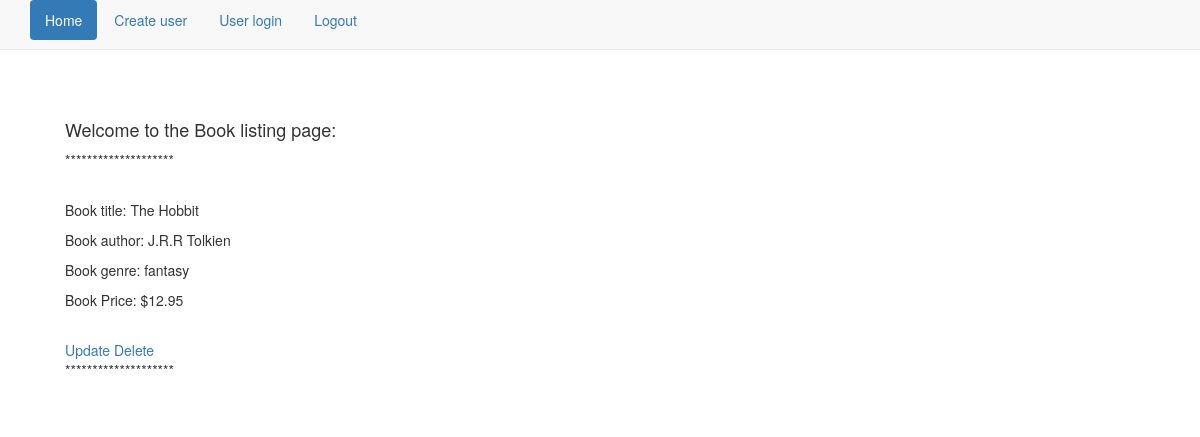
/, run on an earlier commit of the app's database.
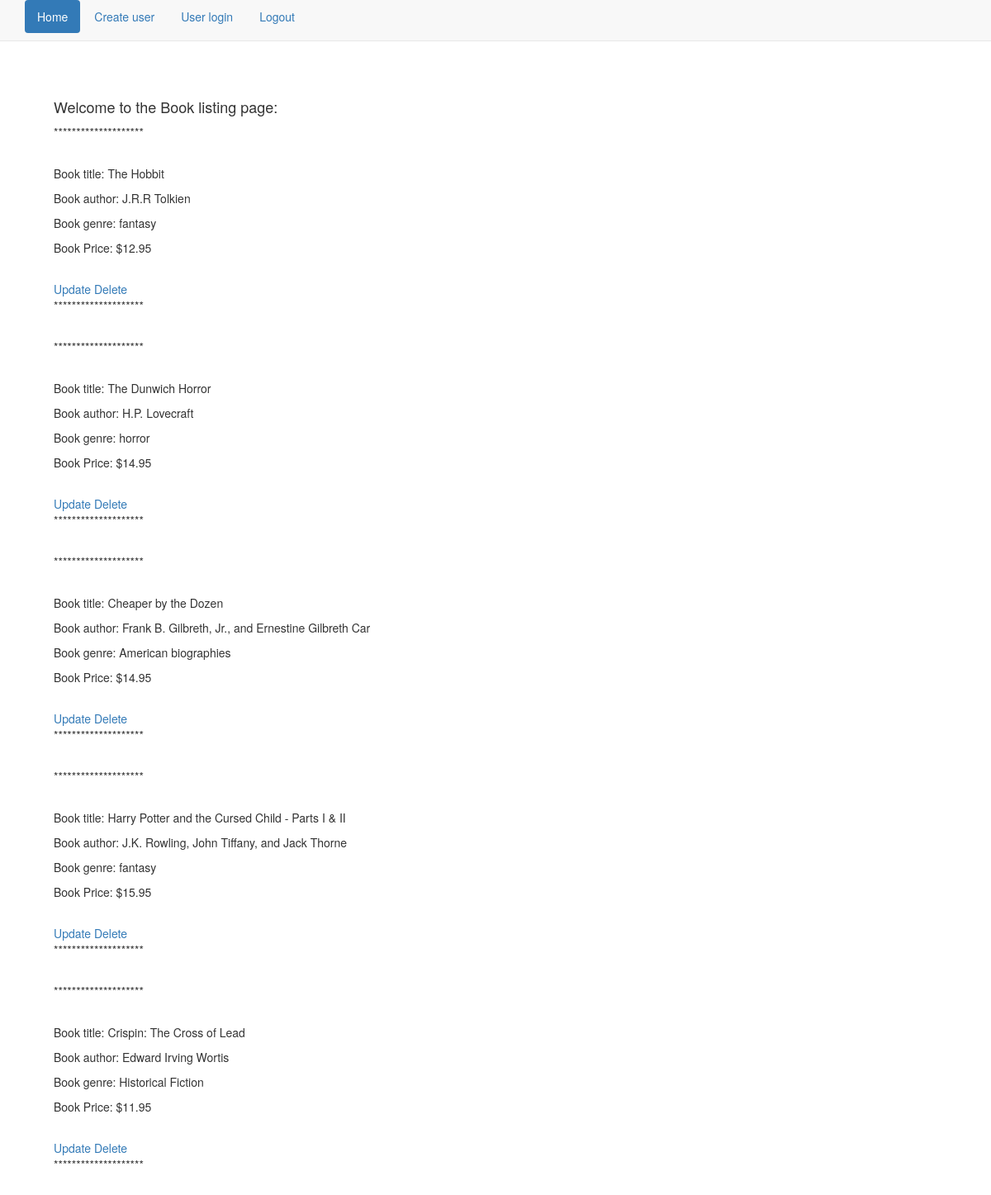
And on a later commit of the database.
### app/models.py (models this page shows, shortened)
class Book(models.Model):
    title = models.CharField(max_length=50)
    author = models.CharField(max_length=50)
    genre = models.CharField(max_length=50)
    cost = models.DecimalField(max_digits=6, decimal_places=2)

### app/views.py (the view)
# urls.py: url(r'^$',IndexView.as_view(), name="index_view"),
class IndexView(ListView):
    template_name = 'index.html'
    model = Book
    def get_queryset(self):
        return Book.objects.all()

### templates/index.html (shortened to what this page needs)
{% extends "base.html" %}
{% load ratings %}
{% block content %}
<div class="container">
<br>
<br>
<h4>Welcome to the Book listing page:</h4>
{% for object in object_list %}
<p>********************</p>
<br>
<p>Book title: {{ object.title }}</p>
<p>Book author: {{ object.author }}</p>
<p>Book genre: {{ object.genre }}</p>
<p>Book Price: ${{ object.cost }}</p>
<br>
<a href="{% url 'book_update' object.id %}">Update</a>
<a href="{% url 'book_delete' object.id %}">Delete</a>
<p>********************</p>
<br>
{% endfor %}
</div>
{% endblock %}

### templates/base.html (shortened to what this page needs)
{% load static %}
<!DOCTYPE html>
<html>
<link rel="stylesheet" href="{% static 'star-ratings/css/star-ratings.css' %}">
<link rel="stylesheet" href='{% static "app/css/bootstrap.css" %}' media="screen" title="bootstrap" charset="utf-8"
</head>
  <head>
  </head>
  <body>
    <br>
    <nav class="navbar navbar-default navbar-fixed-top">
      <div class="container">
    <ul class="nav nav-pills">
      <li role="presentation" class="active"><a href="{% url 'index_view' %}">Home</a></li>
      <li role="presentation"><a href="{% url 'user_create_view'%}">Create user</a></li>
      <li role="presentation"><a href="{%url 'login'%}">User login</a></li>
      <li role="presentation"><a href="{%url 'logout_view'%}?next=/">Logout</a></li>
    </ul>
    </div>
  </nav>
    {% block content %}
    {% endblock %}
  </body>
</html>

What changed in the data, as far as the page shows it:
added Book: title "The Dunwich Horror", author "H.P. Lovecraft", genre "horror", cost "14.95"
added Book: title "Cheaper by the Dozen", author "Frank B. Gilbreth, Jr., and Ernestine Gilbreth Car", genre "American biographies", cost "14.95"
added Book: title "Harry Potter and the Cursed Child - Parts I & II", author "J.K. Rowling, John Tiffany, and Jack Thorne", genre "fantasy", cost "15.95"
added Book: title "Crispin: The Cross of Lead", author "Edward Irving Wortis", genre "Historical Fiction", cost "11.95"
